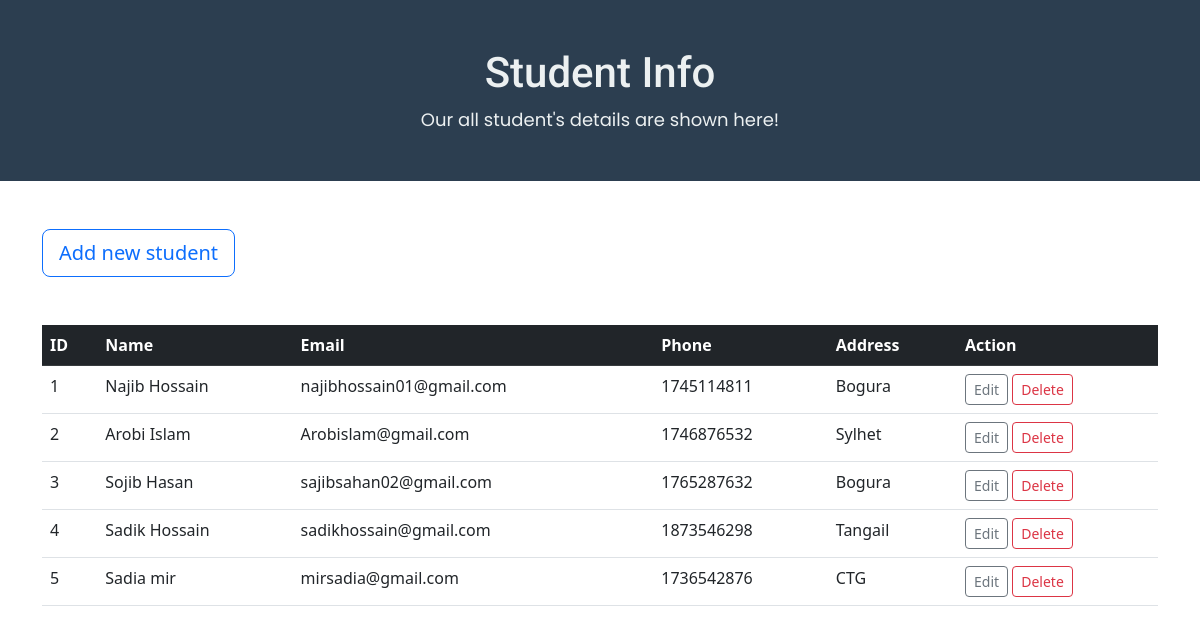
The app's page /home.php with its own data.
### tables this page shows
CREATE TABLE `curddata` (
  `ID` int(11) NOT NULL,
  `Name` varchar(100) NOT NULL,
  `Email` varchar(100) NOT NULL,
  `Phone` int(20) NOT NULL,
  `Address` varchar(100) NOT NULL
);

### home.php (the view, shortened to what this page needs)
<!DOCTYPE html>
<html lang="en">
<head>
    <link rel="stylesheet" href="style.css">
    <link rel="stylesheet" href="https://cdn.jsdelivr.net/npm/bootstrap@5.2.2/dist/css/bootstrap.min.css">
</head>
 <body>
    <div class="container-fluid">
        <div class="row">
            <div class="page_title text-center py-5" style="background-color: #2c3e50;">
                <h2 style="margin-bottom: 10; font-size: 42px;">Student Info</h2>
                <p style="margin-bottom: 0;">Our all student's details are shown here!</p>
            </div>
        </div>
    </div>
    <div class="container">
        <div class="row">
            <div class="subbtn py-5">
                <a href="./curdapp/addnewstd.php" class="btn btn-outline-primary btn-lg">Add new student</a>
            </div>
        </div>
    </div>
    <div class="container">
        <div class="row">
            <div class="datatable">
                <table class="table">
                    <thead class="table-dark table-hover">
                        <tr>
                            <th>ID</th>
                            <th>Name</th>
                            <th>Email</th>
                            <th>Phone</th>
                            <th>Address</th>
                            <th>Action</th>
                        </tr>
                    </thead>
                    <tbody>
                        <?php
                           $servername = "localhost";
                           $username = "root";
                           $password = "";
                           $database = "mycurd";
                           $connection = new mysqli($servername, $username, $password, $database);
                           $sql = "SELECT * FROM `curddata`";
                           $result = $connection->query($sql);
                           while($row = $result->fetch_assoc()) {
                            echo "
                            <tr>
                              <td>$row[ID]</td>
                              <td>$row[Name]</td>
                              <td>$row[Email]</td>
                              <td>$row[Phone]</td>
                              <td>$row[Address]</td>
                                <td>
                                     <a href='./curdapplication/editstd.php' class='btn btn-outline-secondary btn-sm' >Edit</a>
                                     <a href='./curdapplication/dltstd.php' class='btn btn-outline-danger btn-sm'>Delete</a>
                                </td>
                            </tr>
                            ";
                         }
                        ?>
                    </tbody>
                </table>
            </div>
        </div>
    </div>
</body>
</html>

### style.css (style rules this page uses)
* { padding: 0; margin: 0; }
* h2 { font-family: 'Roboto', sans-serif; color: #ecf0f1; }
* p { font-family: 'Poppins', sans-serif; font-size: 18px; color: #ecf0f1; }
.subbtn { text-align: left; }

### records on screen
curddata: ID "1", Name "Najib Hossain", Email "najibhossain01@gmail.com", Phone "1745114811", Address "Bogura"
curddata: ID "2", Name "Arobi Islam", Email "Arobislam@gmail.com", Phone "1746876532", Address "Sylhet"
curddata: ID "3", Name "Sojib Hasan", Email "sajibsahan02@gmail.com", Phone "1765287632", Address "Bogura"
curddata: ID "4", Name "Sadik Hossain", Email "sadikhossain@gmail.com", Phone "1873546298", Address "Tangail"
curddata: ID "5", Name "Sadia mir", Email "mirsadia@gmail.com", Phone "1736542876", Address "CTG"
